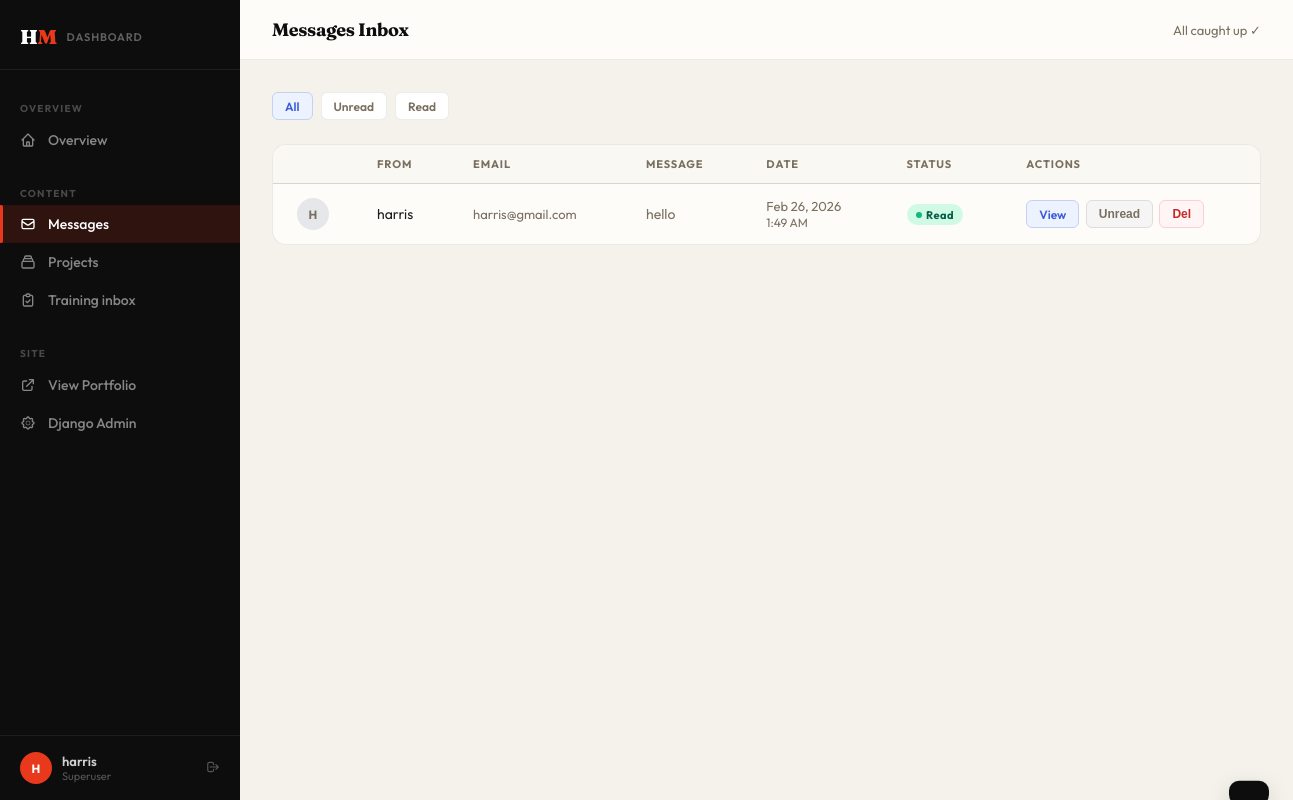
The page /dashboard/inbox/ (signed in) on the database as committed earlier.
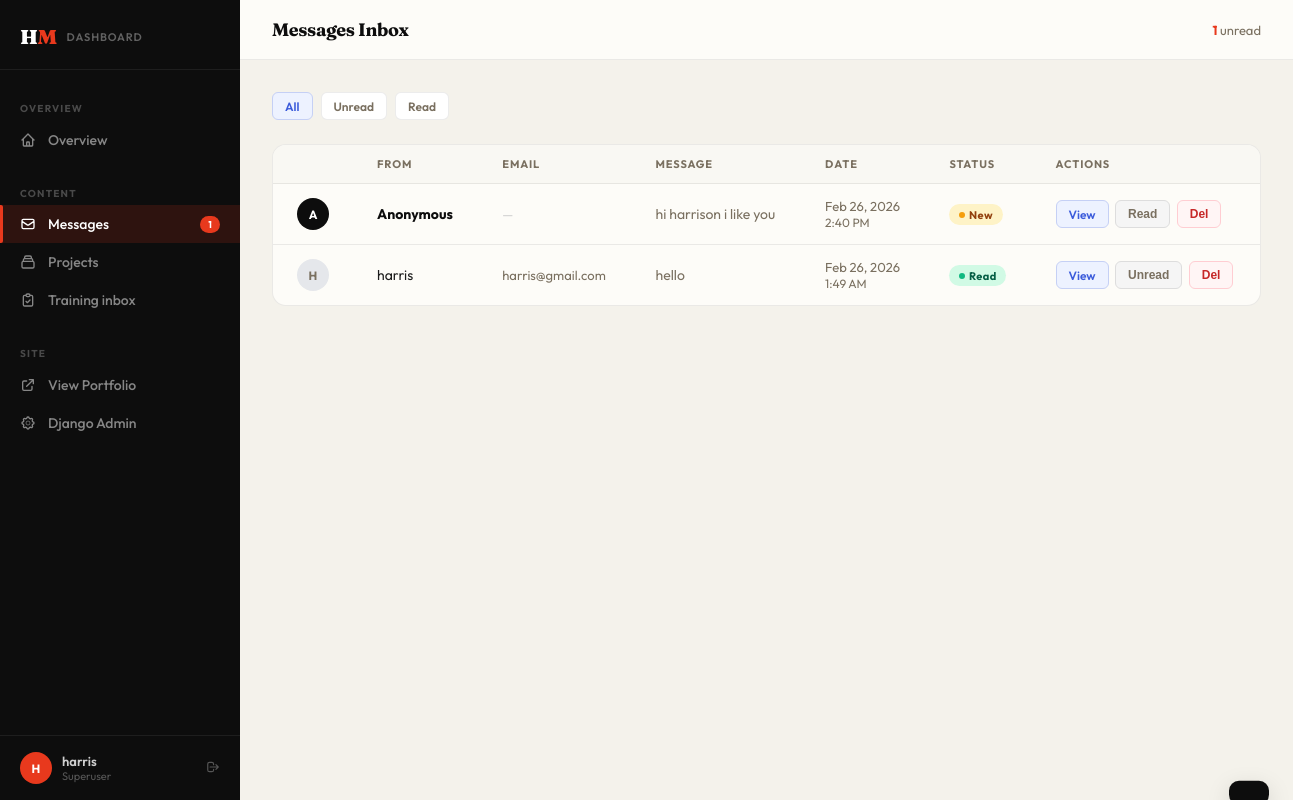
The same page on the database as committed later.
### harrison/models.py (models this page shows, shortened)
class ContactMessage(models.Model):
    sender = models.ForeignKey(User, on_delete=models.SET_NULL, null=True, blank=True, related_name='sent_messages')
    email = models.EmailField(blank=True, null=True)
    name = models.CharField(max_length=100, blank=True)
    message = models.TextField()
    sent_at = models.DateTimeField(auto_now_add=True)
    is_read = models.BooleanField(default=False)
    class Meta:
        ordering = ['-sent_at']
    @property
    def display_name(self):
        if self.sender:
            return self.sender.get_full_name() or self.sender.username
        return self.name or 'Anonymous'
    @property
    def display_email(self):
        if self.sender:
            return self.sender.email
        return self.email or 'No email provided'

### harrison/views.py (the view)
    def wrapper(request, *args, **kwargs):
        if not request.user.is_authenticated:
            return redirect(f'/login/?next={request.path}')
        if not request.user.is_superuser:
            return redirect('home')
        return view_func(request, *args, **kwargs)

### harrison/context_processors.py (called while the page is built)
def agent(request):
    return {
        "AGENT_CHAT_URL": getattr(
            settings,
            "AGENT_CHAT_URL",
            "https://supervisors-moral-dive-program.trycloudflare.com/chat",
        ),
    }

### harrison/views.py (called while the page is built)
def superuser_required(view_func):
    def wrapper(request, *args, **kwargs):
        if not request.user.is_authenticated:
            return redirect(f'/login/?next={request.path}')
        if not request.user.is_superuser:
            return redirect('home')
        return view_func(request, *args, **kwargs)
    wrapper.__name__ = view_func.__name__
    return wrapper

@superuser_required
def inbox(request):
    filter_type = request.GET.get('filter', 'all')
    qs = ContactMessage.objects.all()
    if filter_type == 'unread':
        qs = qs.filter(is_read=False)
    elif filter_type == 'read':
        qs = qs.filter(is_read=True)
    unread_count = ContactMessage.objects.filter(is_read=False).count()
    return render(request, 'harrison/inbox.html', {
        'messages_list': qs,
        'filter_type': filter_type,
        'unread_count': unread_count,
    })

### harrison/templates/harrison/inbox.html (shortened to what this page needs)
{% extends 'harrison/dashboard_base.html' %}
{% block topbar_title %}Messages Inbox{% endblock %}
{% block nav_inbox %}active{% endblock %}
{% block topbar_actions %}
  <span style="font-size:0.8125rem;color:var(--dash-muted);">
    {% if unread_count %}
      <strong style="color:var(--dash-accent);">{{ unread_count }}</strong> unread
    {% else %}
      All caught up ✓
    {% endif %}
  </span>
{% endblock %}
{% block content %}
  <div style="display:flex;gap:0.5rem;margin-bottom:1.5rem;">
    <a href="?filter=all" class="action-btn {% if filter_type == 'all' %}action-btn-view{% endif %}"
       style="{% if filter_type != 'all' %}background:white;color:var(--dash-muted);border-color:var(--dash-border);{% endif %}">
      All
    </a>
    <a href="?filter=unread" class="action-btn {% if filter_type == 'unread' %}action-btn-view{% endif %}"
       style="{% if filter_type != 'unread' %}background:white;color:var(--dash-muted);border-color:var(--dash-border);{% endif %}">
      Unread
    </a>
    <a href="?filter=read" class="action-btn {% if filter_type == 'read' %}action-btn-view{% endif %}"
       style="{% if filter_type != 'read' %}background:white;color:var(--dash-muted);border-color:var(--dash-border);{% endif %}">
      Read
    </a>
  </div>
  <div class="dash-table-wrap">
    {% if messages_list %}
    <table>
      <thead>
        <tr>
          <th style="width:2.5rem;"></th>
          <th>From</th>
          <th>Email</th>
          <th>Message</th>
          <th>Date</th>
          <th>Status</th>
          <th>Actions</th>
        </tr>
      </thead>
      <tbody>
        {% for msg in messages_list %}
        <tr style="cursor:pointer;" id="msg-row-{{ msg.id }}">
          <td onclick="window.location='{% url 'message_detail' msg.id %}'">
            <div style="width:2rem;height:2rem;border-radius:50%;background:{% if msg.is_read %}#e5e7eb{% else %}var(--dash-ink){% endif %};color:{% if msg.is_read %}var(--dash-muted){% else %}white{% endif %};display:flex;align-items:center;justify-content:center;font-size:0.75rem;font-weight:700;">
              {{ msg.display_name|first|upper }}
            </div>
          </td>
          <td onclick="window.location='{% url 'message_detail' msg.id %}'" style="{% if not msg.is_read %}font-weight:700;color:var(--dash-ink);{% endif %}">
            {{ msg.display_name }}
          </td>
          <td onclick="window.location='{% url 'message_detail' msg.id %}'" style="font-size:0.8125rem;color:var(--dash-muted);">
            {% if msg.display_email != 'No email provided' %}
              {{ msg.display_email }}
            {% else %}
              <span style="color:#ccc;">—</span>
            {% endif %}
          </td>
          <td onclick="window.location='{% url 'message_detail' msg.id %}'" style="max-width:260px;overflow:hidden;text-overflow:ellipsis;white-space:nowrap;color:var(--dash-muted);font-size:0.875rem;">
            {{ msg.message|truncatechars:80 }}
          </td>
          <td onclick="window.location='{% url 'message_detail' msg.id %}'" style="font-size:0.8125rem;color:var(--dash-muted);white-space:nowrap;">
            {{ msg.sent_at|date:"M d, Y" }}<br>
            <span style="font-size:0.75rem;">{{ msg.sent_at|time:"g:i A" }}</span>
          </td>
          <td onclick="window.location='{% url 'message_detail' msg.id %}'">
            {% if msg.is_read %}
            <span class="badge badge-read" id="status-badge-{{ msg.id }}"><span class="badge-dot"></span>Read</span>
            {% else %}
            <span class="badge badge-new" id="status-badge-{{ msg.id }}"><span class="badge-dot"></span>New</span>
            {% endif %}
          </td>
          <td>
            <div style="display:flex;gap:0.4rem;">
              <a href="{% url 'message_detail' msg.id %}" class="action-btn action-btn-view">View</a>
              <button class="action-btn"
                      id="toggle-btn-{{ msg.id }}"
                      style="background:#f5f5f5;color:var(--dash-muted);border-color:#ddd;"
                      onclick="toggleRead({{ msg.id }})"
                      title="Toggle read status">
                {% if msg.is_read %}Unread{% else %}Read{% endif %}
              </button>
              <button class="action-btn action-btn-delete" onclick="confirmDelete({{ msg.id }}, '{{ msg.display_name|escapejs }}')">Del</button>
            </div>
          </td>
        </tr>
        {% endfor %}
      </tbody>
    </table>
    {% endif %}
  </div>
{% endblock %}

### harrison/templates/harrison/dashboard_base.html (shortened to what this page needs)
<!DOCTYPE html>
<html lang="en">
<head>
  {% load static %}
  <link rel="stylesheet" href="{% static 'harrison/css/style.css' %}">
</head>
<body>
  <aside class="dash-sidebar" id="dashSidebar">
    <a href="{% url 'dashboard' %}" class="sidebar-logo">
      <div class="sidebar-logo-mark">H<span>M</span></div>
      <div class="sidebar-logo-label">Dashboard</div>
    </a>
    <nav class="sidebar-nav">
      <div class="sidebar-section-label">Overview</div>
      <a href="{% url 'dashboard' %}" class="sidebar-link {% block nav_dashboard %}{% endblock %}">
        <svg fill="none" stroke="currentColor" viewBox="0 0 24 24"><path stroke-linecap="round" stroke-linejoin="round" stroke-width="2" d="M3 12l2-2m0 0l7-7 7 7M5 10v10a1 1 0 001 1h3m10-11l2 2m-2-2v10a1 1 0 01-1 1h-3m-6 0a1 1 0 001-1v-4a1 1 0 011-1h2a1 1 0 011 1v4a1 1 0 001 1m-6 0h6"/></svg>
        Overview
      </a>
      <div class="sidebar-section-label" style="margin-top:1rem;">Content</div>
      <a href="{% url 'inbox' %}" class="sidebar-link {% block nav_inbox %}{% endblock %}">
        <svg fill="none" stroke="currentColor" viewBox="0 0 24 24"><path stroke-linecap="round" stroke-linejoin="round" stroke-width="2" d="M3 8l7.89 5.26a2 2 0 002.22 0L21 8M5 19h14a2 2 0 002-2V7a2 2 0 00-2-2H5a2 2 0 00-2 2v10a2 2 0 002 2z"/></svg>
        Messages
        {% if unread_count %}
        <span class="sidebar-badge">{{ unread_count }}</span>
        {% endif %}
      </a>
      <a href="{% url 'project_list' %}" class="sidebar-link {% block nav_projects %}{% endblock %}">
        <svg fill="none" stroke="currentColor" viewBox="0 0 24 24"><path stroke-linecap="round" stroke-linejoin="round" stroke-width="2" d="M19 11H5m14 0a2 2 0 012 2v6a2 2 0 01-2 2H5a2 2 0 01-2-2v-6a2 2 0 012-2m14 0V9a2 2 0 00-2-2M5 11V9a2 2 0 012-2m0 0V5a2 2 0 012-2h6a2 2 0 012 2v2M7 7h10"/></svg>
        Projects
      </a>
      {% if request.user.is_superuser %}
      <a href="{% url 'training_inbox' %}" class="sidebar-link {% block nav_training %}{% endblock %}">
        <svg fill="none" stroke="currentColor" viewBox="0 0 24 24"><path stroke-linecap="round" stroke-linejoin="round" stroke-width="2" d="M9 5H7a2 2 0 00-2 2v12a2 2 0 002 2h10a2 2 0 002-2V7a2 2 0 00-2-2h-2M9 5a2 2 0 002 2h2a2 2 0 002-2M9 5a2 2 0 012-2h2a2 2 0 012 2m-6 9l2 2 4-4"/></svg>
        Training inbox
      </a>
      {% endif %}
      <div class="sidebar-section-label" style="margin-top:1rem;">Site</div>
      <a href="{% url 'home' %}" class="sidebar-link" target="_blank">
        <svg fill="none" stroke="currentColor" viewBox="0 0 24 24"><path stroke-linecap="round" stroke-linejoin="round" stroke-width="2" d="M10 6H6a2 2 0 00-2 2v10a2 2 0 002 2h10a2 2 0 002-2v-4M14 4h6m0 0v6m0-6L10 14"/></svg>
        View Portfolio
      </a>
      <a href="/admin/" class="sidebar-link">
        Django Admin
      </a>
    </nav>
    <div class="sidebar-footer">
      <div class="sidebar-user">
        <div class="sidebar-avatar">{{ request.user.username|first|upper }}</div>
        <div>
          <div class="sidebar-username">{{ request.user.get_full_name|default:request.user.username }}</div>
          <div class="sidebar-role">Superuser</div>
        </div>
        <a href="{% url 'logout' %}" class="sidebar-logout" title="Logout">
          <svg fill="none" stroke="currentColor" viewBox="0 0 24 24"><path stroke-linecap="round" stroke-linejoin="round" stroke-width="2" d="M17 16l4-4m0 0l-4-4m4 4H7m6 4v1a3 3 0 01-3 3H6a3 3 0 01-3-3V7a3 3 0 013-3h4a3 3 0 013 3v1"/></svg>
        </a>
      </div>
    </div>
  </aside>
  <div class="dash-main">
    <header class="dash-topbar">
      <div class="topbar-title">{% block topbar_title %}Dashboard{% endblock %}</div>
      <div class="topbar-actions">
        {% block topbar_actions %}{% endblock %}
      </div>
    </header>
    <main class="dash-body">
      {% block content %}{% endblock %}
    </main>
  </div>
  <div class="dash-toast" id="dashToast"></div>
</body>
</html>

### harrison/static/harrison/css/style.css (style rules this page uses)
:root { --milk: #F7F6F3; --milk-deep: #EFEDE8; --foam: #FFFFFF; --milk-border: #DED9D2; --ink: #141218; --ink-soft: #2C2830; --ink-muted: #5E5864; --ink-faint: #7A7380; --night: #141218; --night-text: #F7F6F3; --cream: var(--milk); --cream-alt: var(--milk-deep); --cream-border: var(--milk-border); --shadow-soft: 0 12px 40px rgba(20, 18, 24, 0.07); --shadow-lift: 0 20px 50px rgba(20, 18, 24, 0.12); --accent: #C8102E; --accent-2: #9E0C24; --accent-light: rgba(200, 16, 46, 0.1); --accent-glow: rgba(200, 16, 46, 0.22); --motion-fast: 180ms; --motion-base: 280ms; --ease-out: cubic-bezier(0.22, 1, 0.36, 1); --font-display: "Newsreader", "Iowan Old Style", Palatino, serif; --font-body: "Source Sans 3", "Segoe UI", sans-serif; --font-mono: 'IBM Plex Mono', ui-monospace, SFMono-Regular, Menlo, Consolas, monospace; --section-py: 7rem; --radius-card: 0.75rem; --radius-sm: 0.4rem; }
*, *::before, *::after { box-sizing: border-box; margin: 0; padding: 0; }
html { scroll-behavior: smooth; }
body { font-family: var(--font-body); background: var(--milk); color: var(--ink); overflow-x: hidden; -webkit-font-smoothing: antialiased; }
body { background: var(--milk); }

Rows that differ between the two databases and show on the page:
added ContactMessage: display_name|first "A", display_name "Anonymous", message "hi harrison i like you", sent_at "Feb 26, 2026", sent_at "2:40 PM", is_read "Read"
Other text that changed with them:
{{ unread_count }}: (not shown) → "1"
text no longer shown: "All caught up ✓"
text now shown: "unread"
